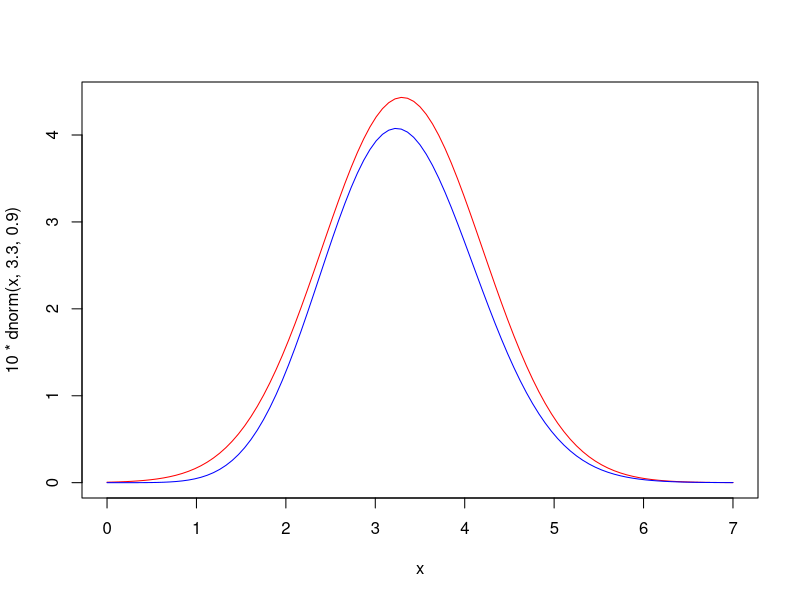

This figure's R source:
## ---- chunk 1
knitr::opts_chunk$set(echo = TRUE)
## ---- chunk 2
h <- function(x) x^2
f <- function(x) 1 / 5 / sqrt(2 * pi) * x^2 * exp(-(x - 2)^2 / 2)
nrep <- 1000
n <- c(1000, 10000, 50000)
result <- sapply(n, function(i) replicate(nrep,
                                          {x <- rnorm(i, mean = 0, sd = 1); 
                                          mean(h(x) * f(x) / dnorm(x, mean = 0, 
                                                                   sd = 1))})) 

## ---- chunk 3
apply(result, 2, mean)
## ---- chunk 4
apply(result, 2, sd)
## ---- chunk 5
hf <- function(x) h(x)*f(x)
curve(10 * dnorm(x, 3.3, 0.9), col = 'red', xlim = c(0, 7))
curve(hf(x), col = 'blue', add = T)
## ---- chunk 6
result2 <- sapply(n, function(i) replicate(nrep,
                                           {x <- rnorm(i, mean = 3.3, sd = 0.9);
                                           mean(h(x) * f(x) / dnorm(x, mean = 3.3, sd = 0.9))}))
apply(result2, 2, mean)
## ---- chunk 7
apply(result2, 2, sd)
## ---- chunk 8
trueValue <- integrate(hf, -Inf, Inf)
trueValue
## ---- chunk 9
sum(abs(apply(result, 2, mean) - trueValue$value));
## ---- chunk 10
sum(abs(apply(result2, 2, mean) - trueValue$value));
## ---- chunk 11
apply(result, 2, sd); apply(result2, 2, sd)
## ---- chunk 12
pathBM <- function(nsamp, tgrid, sigma) {
  tt <- c(0, tgrid)
  dt <- diff(tt)
  nt <- length(tgrid)
  dw <- matrix(rnorm(nsamp * nt, mean = 0, sd = sigma * sqrt(dt)), nsamp, nt, byrow = TRUE)
  return(t(apply(dw, 1, cumsum)))
}
## ---- chunk 13
allCorr <- function(nsamp, r, sigma, S0, K, tgrid) {
  wt <- pathBM(nsamp, tgrid, sigma)
  nt <- length(tgrid)
  TT <- tgrid[nt]
  S_t <- S0 * exp((r - sigma^2 / 2) * matrix(tgrid, nsamp, nt, byrow = TRUE) + wt)
  S_T <- S_t[, nt]
  S_A <- rowMeans(S_t)
  P_A <- pmax(S_A - K, 0) * exp(-r * TT)
  P_E <- pmax(S_T - K, 0) * exp(-r * TT)
  S_G <- exp(rowMeans(log(S_t)))
  P_G <- pmax(S_G - K, 0) * exp(-r * TT)
  Corr_PA_ST <- cor(P_A, S_T)
  Corr_PA_PE <- cor(P_A, P_E)
  Corr_PA_PG <- cor(P_A, P_G)
  return(c(Corr_PA_ST, Corr_PA_PE, Corr_PA_PG))
}
## ---- chunk 14
S0 <- 1
r <- 0.05
n <- 12
sigma <- 0.5
K <- c(1.1, 1.2, 1.3, 1.4, 1.5)
TT <- 1
tgrid <- seq(0, TT, length = (n + 1))[-1]
nsamp <- 5000
result <- matrix(NA, nrow = length(K), ncol = 3)

for (i in 1:length(K)) {
  result[i, ] <- allCorr(nsamp, r, sigma, S0, K[i], tgrid)
}

result
## ---- chunk 15
K <- 1.5
sigma <- c(0.2, 0.3, 0.4, 0.5)
result <- matrix(NA, nrow = length(sigma), ncol = 3)

for (i in 1:length(sigma)) {
  result[i, ] <- allCorr(nsamp, r, sigma[i], S0, K, tgrid)
}

result
## ---- chunk 16
K <- 1.5
sigma <- 0.5
TT <- c(0.4, 0.7, 1, 1.3, 1.6)
result <- matrix(NA, nrow = length(TT), ncol = 3)

for (i in 1:length(TT)) {
  tgrid <- seq(0, TT[i], length = (n + 1))[-1]
  result[i, ] <- allCorr(nsamp, r, sigma, S0, K, tgrid)
}

result
## ---- chunk 17
K <- 1.5
sigma <- 0.4
TT <- 1
tgrid <- seq(0, TT, length = (n + 1))[-1]

valueAppr <- function(nsamp, r, sigma, S0, K, tgrid) {
  wt <- pathBM(nsamp, tgrid, sigma)
  nt <- length(tgrid)
  TT <- tgrid[nt]
  S_t <- S0 * exp((r - sigma^2 / 2) * matrix(tgrid, nsamp, nt, byrow = TRUE) + wt)
  S_T <- S_t[, nt]
  P_A <- pmax(rowMeans(S_t) - K, 0) * exp(-r * TT)
  V_A <- mean(P_A)
  
  ## P_G as a control variate
  P_G <- pmax(exp(rowMeans(log(S_t))) - K, 0) * exp(-r * TT)
  tBar <- mean(tgrid)
  sigmaBar2 <- sigma^2 / nt^2 / tBar * sum((2 * seq(nt) - 1) * rev(tgrid))
  
  mu <- (r - 0.5 * sigma^2) * tBar
  sigma_star <- sqrt(sigmaBar2 * tBar)
  d <- (log(S0 / K) + mu + sigma_star^2) / sigma_star
  
  P_G_True <- S0 * exp(mu + 0.5 * sigma_star^2) * pnorm(d) - K * pnorm(d - sigma_star)
  V_G <- V_A - cov(P_A, P_G) / var(P_G) * (mean(P_G) - P_G_True)
  return(c(V_A, V_G))
}
## ---- chunk 18
result <- replicate(200, valueAppr(nsamp = 5000, r, sigma, S0, K, tgrid))
apply(result, 1, mean)
## ---- chunk 19
apply(result, 1, sd)
